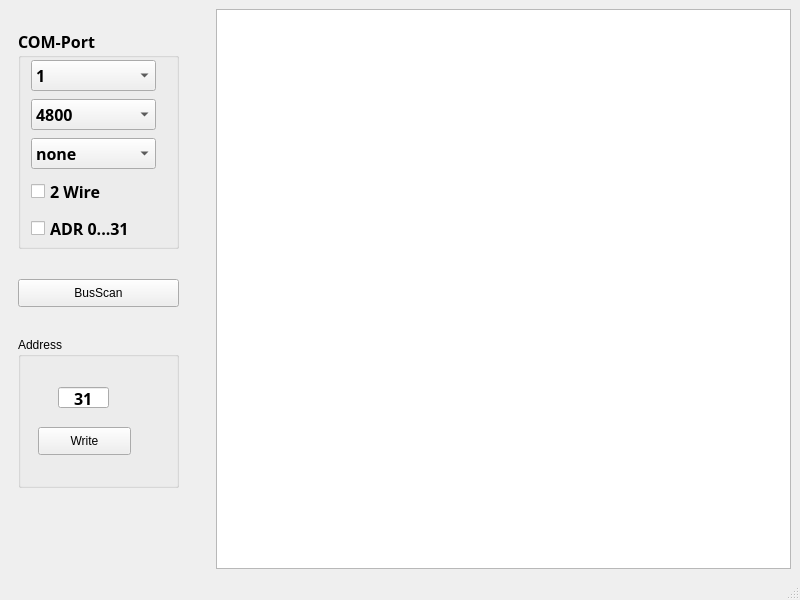
<?xml version="1.0" encoding="UTF-8"?>
<ui version="4.0">
 <class>MainWindow2</class>
 <widget class="QMainWindow" name="MainWindow2">
  <property name="geometry">
   <rect>
    <x>0</x>
    <y>0</y>
    <width>800</width>
    <height>600</height>
   </rect>
  </property>
  <property name="sizePolicy">
   <sizepolicy hsizetype="Fixed" vsizetype="Fixed">
    <horstretch>0</horstretch>
    <verstretch>0</verstretch>
   </sizepolicy>
  </property>
  <property name="windowTitle">
   <string>MainWindow</string>
  </property>
  <property name="styleSheet">
   <string notr="true"/>
  </property>
  <widget class="QWidget" name="centralwidget">
   <property name="enabled">
    <bool>true</bool>
   </property>
   <layout class="QHBoxLayout" name="horizontalLayout">
    <item>
     <widget class="QFrame" name="frame">
      <property name="sizePolicy">
       <sizepolicy hsizetype="Fixed" vsizetype="Expanding">
        <horstretch>0</horstretch>
        <verstretch>0</verstretch>
       </sizepolicy>
      </property>
      <property name="minimumSize">
       <size>
        <width>201</width>
        <height>501</height>
       </size>
      </property>
      <property name="maximumSize">
       <size>
        <width>201</width>
        <height>50000</height>
       </size>
      </property>
      <property name="styleSheet">
       <string notr="true"/>
      </property>
      <property name="frameShape">
       <enum>QFrame::NoFrame</enum>
      </property>
      <property name="frameShadow">
       <enum>QFrame::Plain</enum>
      </property>
      <property name="lineWidth">
       <number>2</number>
      </property>
      <layout class="QVBoxLayout" name="verticalLayout">
       <property name="spacing">
        <number>30</number>
       </property>
       <property name="topMargin">
        <number>20</number>
       </property>
       <property name="rightMargin">
        <number>5</number>
       </property>
       <item>
        <widget class="QGroupBox" name="groupBox_2">
         <property name="minimumSize">
          <size>
           <width>161</width>
           <height>220</height>
          </size>
         </property>
         <property name="maximumSize">
          <size>
           <width>161</width>
           <height>250</height>
          </size>
         </property>
         <property name="font">
          <font>
           <family>隶书</family>
           <pointsize>12</pointsize>
           <weight>75</weight>
           <bold>true</bold>
          </font>
         </property>
         <property name="styleSheet">
          <string notr="true"/>
         </property>
         <property name="title">
          <string>COM-Port</string>
         </property>
         <property name="alignment">
          <set>Qt::AlignLeading|Qt::AlignLeft|Qt::AlignTop</set>
         </property>
         <layout class="QVBoxLayout" name="verticalLayout_2" stretch="2,2,2,1,1">
          <property name="leftMargin">
           <number>10</number>
          </property>
          <property name="topMargin">
           <number>0</number>
          </property>
          <property name="rightMargin">
           <number>20</number>
          </property>
          <property name="bottomMargin">
           <number>0</number>
          </property>
          <item>
           <widget class="QComboBox" name="comboBox">
            <item>
             <property name="text">
              <string>1</string>
             </property>
            </item>
            <item>
             <property name="text">
              <string>2</string>
             </property>
            </item>
            <item>
             <property name="text">
              <string>3</string>
             </property>
            </item>
            <item>
             <property name="text">
              <string>4</string>
             </property>
            </item>
            <item>
             <property name="text">
              <string>5</string>
             </property>
            </item>
            <item>
             <property name="text">
              <string>6</string>
             </property>
            </item>
            <item>
             <property name="text">
              <string>7</string>
             </property>
            </item>
            <item>
             <property name="text">
              <string>8</string>
             </property>
            </item>
            <item>
             <property name="text">
              <string>9</string>
             </property>
            </item>
            <item>
             <property name="text">
              <string>10</string>
             </property>
            </item>
           </widget>
          </item>
          <item>
           <widget class="QComboBox" name="comboBox_2">
            <item>
             <property name="text">
              <string>4800</string>
             </property>
            </item>
            <item>
             <property name="text">
              <string>9600</string>
             </property>
            </item>
            <item>
             <property name="text">
              <string>19200</string>
             </property>
            </item>
            <item>
             <property name="text">
              <string>38400</string>
             </property>
            </item>
            <item>
             <property name="text">
              <string>115200</string>
             </property>
            </item>
           </widget>
          </item>
          <item>
           <widget class="QComboBox" name="comboBox_3">
            <property name="styleSheet">
             <string notr="true"/>
            </property>
            <item>
             <property name="text">
              <string>none</string>
             </property>
            </item>
            <item>
             <property name="text">
              <string>even</string>
             </property>
            </item>
           </widget>
          </item>
          <item>
           <widget class="QCheckBox" name="checkBox">
            <property name="sizePolicy">
             <sizepolicy hsizetype="Preferred" vsizetype="Fixed">
              <horstretch>0</horstretch>
              <verstretch>0</verstretch>
             </sizepolicy>
            </property>
            <property name="text">
             <string>2 Wire</string>
            </property>
           </widget>
          </item>
          <item>
           <widget class="QCheckBox" name="checkBox_2">
            <property name="sizePolicy">
             <sizepolicy hsizetype="Preferred" vsizetype="Fixed">
              <horstretch>0</horstretch>
              <verstretch>0</verstretch>
             </sizepolicy>
            </property>
            <property name="text">
             <string>ADR 0...31</string>
            </property>
           </widget>
          </item>
         </layout>
        </widget>
       </item>
       <item>
        <widget class="QPushButton" name="pushButton">
         <property name="minimumSize">
          <size>
           <width>161</width>
           <height>28</height>
          </size>
         </property>
         <property name="maximumSize">
          <size>
           <width>161</width>
           <height>28</height>
          </size>
         </property>
         <property name="styleSheet">
          <string notr="true"/>
         </property>
         <property name="text">
          <string>BusScan</string>
         </property>
        </widget>
       </item>
       <item>
        <widget class="QGroupBox" name="groupBox_3">
         <property name="minimumSize">
          <size>
           <width>161</width>
           <height>151</height>
          </size>
         </property>
         <property name="maximumSize">
          <size>
           <width>161</width>
           <height>151</height>
          </size>
         </property>
         <property name="styleSheet">
          <string notr="true"/>
         </property>
         <property name="title">
          <string>Address</string>
         </property>
         <widget class="QLineEdit" name="lineEdit_6">
          <property name="geometry">
           <rect>
            <x>40</x>
            <y>50</y>
            <width>51</width>
            <height>21</height>
           </rect>
          </property>
          <property name="font">
           <font>
            <family>黑体</family>
            <pointsize>12</pointsize>
            <weight>75</weight>
            <bold>true</bold>
           </font>
          </property>
          <property name="text">
           <string>31</string>
          </property>
          <property name="frame">
           <bool>true</bool>
          </property>
          <property name="alignment">
           <set>Qt::AlignCenter</set>
          </property>
         </widget>
         <widget class="QPushButton" name="pushButton_2">
          <property name="geometry">
           <rect>
            <x>20</x>
            <y>90</y>
            <width>93</width>
            <height>28</height>
           </rect>
          </property>
          <property name="styleSheet">
           <string notr="true"/>
          </property>
          <property name="text">
           <string>Write</string>
          </property>
         </widget>
        </widget>
       </item>
       <item>
        <spacer name="verticalSpacer">
         <property name="orientation">
          <enum>Qt::Vertical</enum>
         </property>
         <property name="sizeHint" stdset="0">
          <size>
           <width>20</width>
           <height>99</height>
          </size>
         </property>
        </spacer>
       </item>
      </layout>
     </widget>
    </item>
    <item>
     <widget class="QTableWidget" name="tableWidget"/>
    </item>
   </layout>
  </widget>
  <widget class="QMenuBar" name="menubar">
   <property name="geometry">
    <rect>
     <x>0</x>
     <y>0</y>
     <width>800</width>
     <height>26</height>
    </rect>
   </property>
  </widget>
  <widget class="QStatusBar" name="statusbar"/>
 </widget>
 <resources/>
 <connections/>
</ui>
